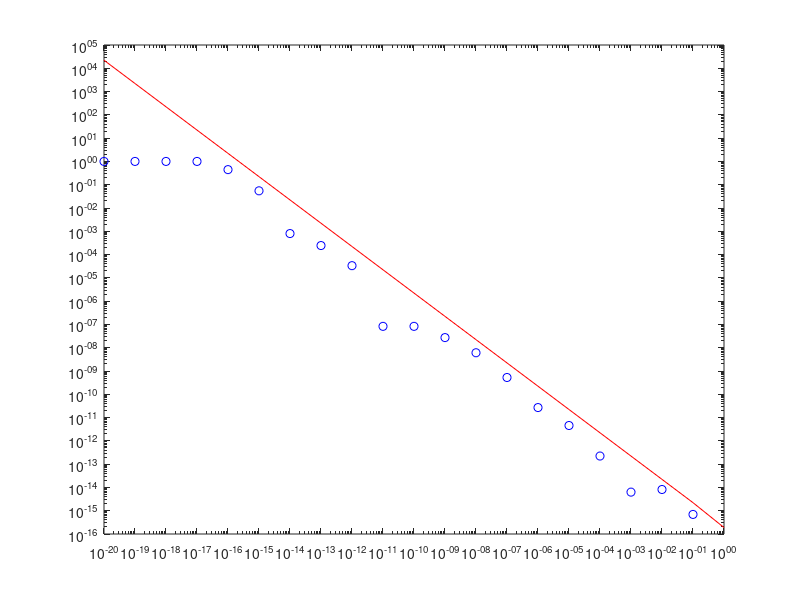

Reproduce this figure in MATLAB.
clc
clear

%Paso 1
n=(0:20);
x=10.^-n;


%Paso 2 Valor "exacto"
sh_exacto=sinh(x);

%Paso 2 Valor "aproximado"
sh_aprox=(exp(x)-exp(-x))/2;

%Errores
E_abs= abs(sh_exacto-sh_aprox);
E_rel=E_abs./abs(sh_exacto);

%Graficas
semilogy(n,E_rel,'bo')

%Numero de cifras significativas
ncifras0=floor(-log10(E_rel(1)));
ncifras8=floor(-log10(E_rel(9)));
ncifras16=floor(-log10(E_rel(17)));

%Cota error relativo
Cota_er=eps./sinh(x);

loglog(x,Cota_er,'r',x,E_rel,'bo')


